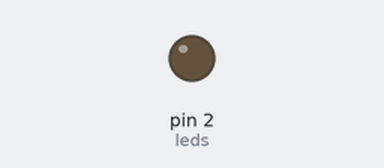
The sketch below on a simulated Arduino Uno, built with avr-gcc and run on an emulated ATmega328P. Parts: output pins drawn as LEDs (lit = HIGH). What the sketch prints to the serial monitor is not drawn.

Above: at 4.0 s.
At 7.0 s:
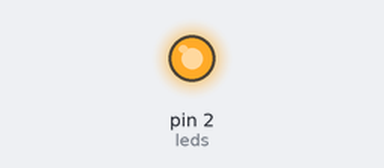
Timing chart, 0 to 9.8 s (numbered marks = the images above):
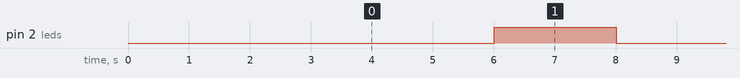

The sketch:

trafficlightnodelay.ino
```cpp
const int led = 2;
const int led2 = 22;
const int led3 = 23;

const int leds[] = { led, led2, led3 };

unsigned long current;
const int interval = 2000;
bool start = true;

void setup() {
  for (int i = 0; i <= 2; i++) {
    pinMode(leds[i], OUTPUT);
  }
  Serial.begin(9600);
  while (start) {
    Serial.println("Start");
    if (millis() - current >= interval) {
      start = false;
    }
  }
}

void loop() {
  for (int i = 2; i >= 0;) {
    if (millis() - current >= interval) {
      current = millis();
      digitalWrite(leds[i], HIGH);
      i--;
    }
    if (i >= 0) {
      digitalWrite(leds[i], LOW);
      digitalWrite(leds[i - 1], LOW);
    } else if (i < 0) {
      digitalWrite(leds[i], LOW);
      digitalWrite(leds[i + 2], LOW);
    }
  }
}
```

Measured:
- by itself, pin 2 (leds): alternates HIGH for 2.0 s and LOW for 4.0 s
